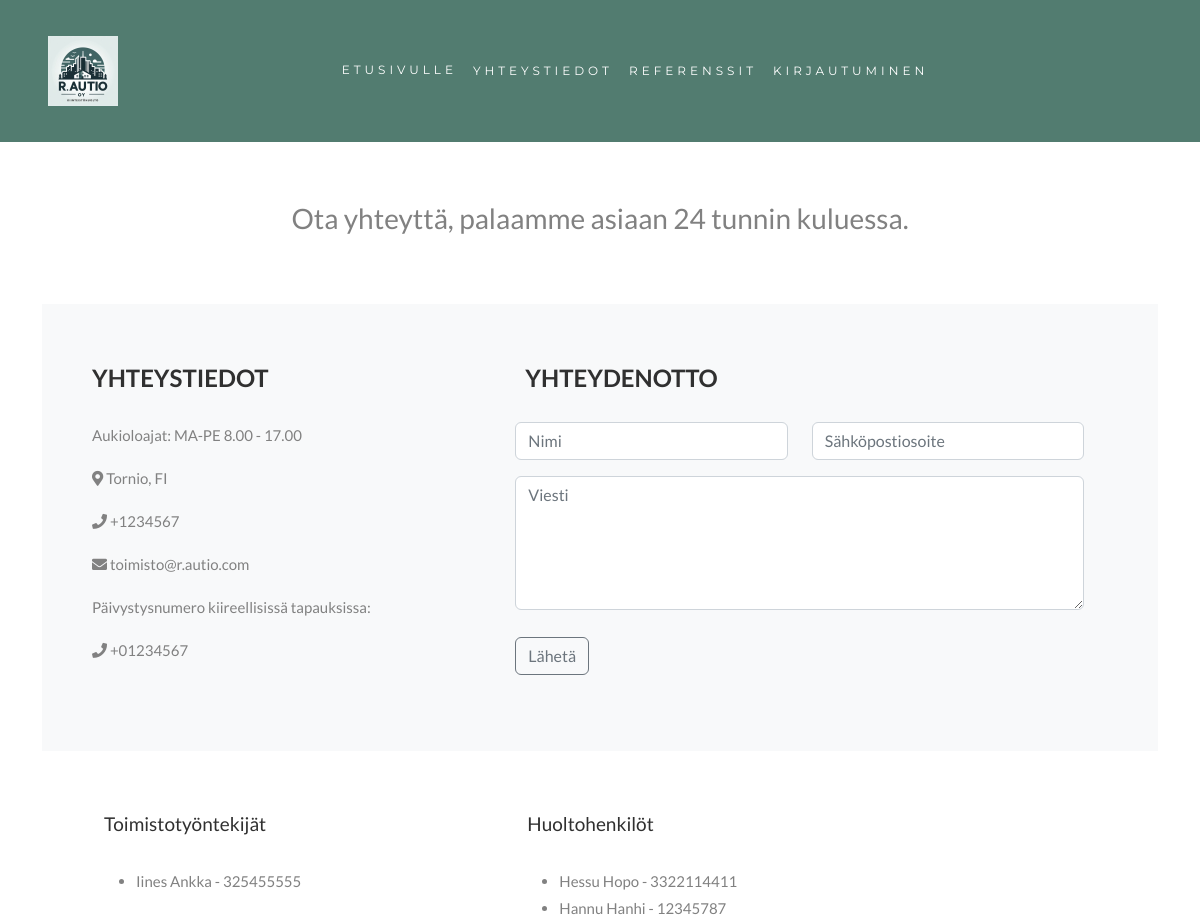
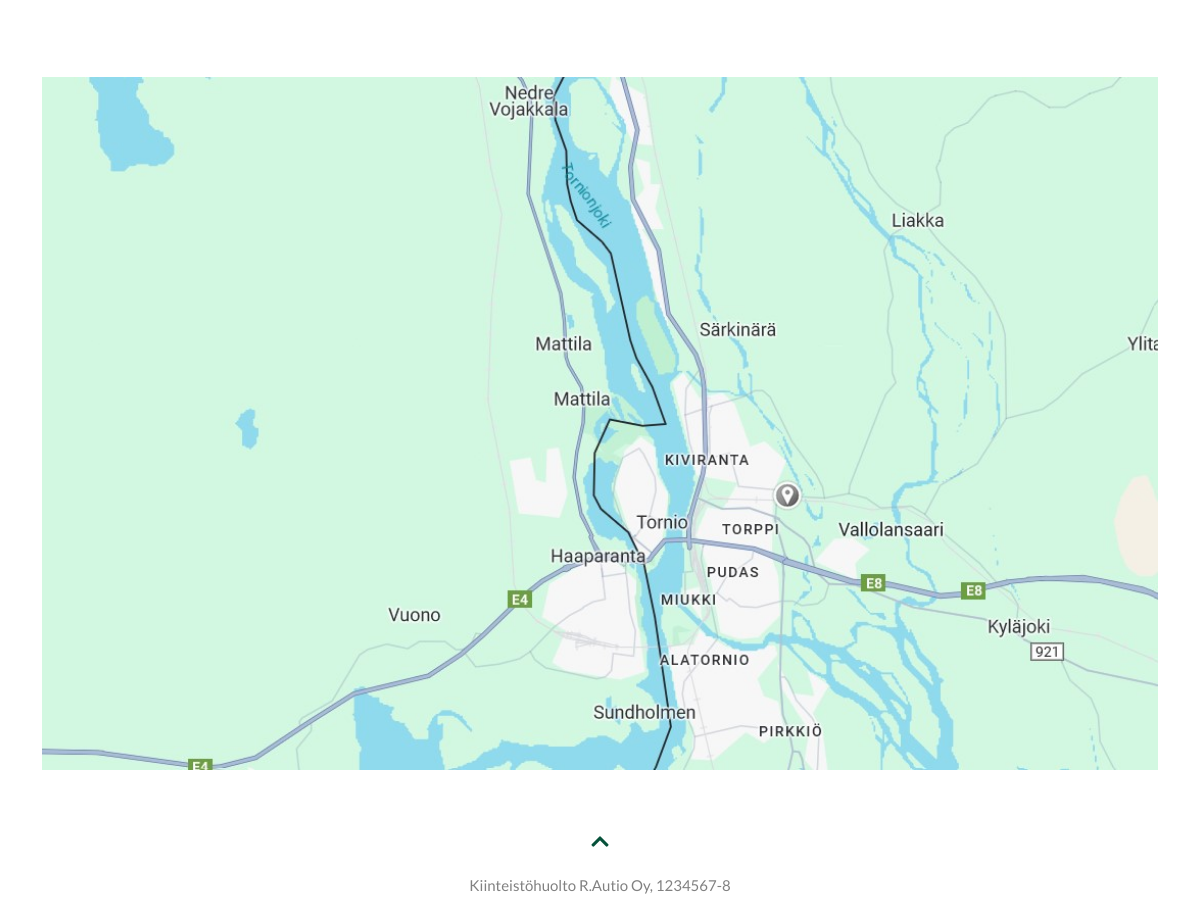
The app's page /yhteystiedot.php with its own data (2 pictures, top to bottom).
### tables this page shows
CREATE TABLE `kayttajat` (
  `kayttajaID` int(11) NOT NULL,
  `etunimi` varchar(50) NOT NULL,
  `sukunimi` varchar(50) NOT NULL,
  `katuosoite` varchar(50) NOT NULL,
  `postinumero` varchar(50) NOT NULL,
  `paikkakunta` varchar(50) NOT NULL,
  `puhelin` varchar(50) NOT NULL,
  `sposti` varchar(50) NOT NULL,
  `rooli` enum('asukas','isannoitsija','tyontekija','toimisto') NOT NULL,
  `salasana` varchar(200) NOT NULL,
  `aktiivinen` tinyint(4) NOT NULL DEFAULT 1 COMMENT 'aktiivinen'
);

### yhteystiedot.php (the view)
<?php require "config.php";?>
<?php require "includes/header.php"; ?>
<div class="container marketing">
<div id="contact" class="container-fluid text-center">
    <h3>Ota yhteyttä, palaamme asiaan 24 tunnin kuluessa.</h3>
</div>
</div>
<div class="container marketing">
<div id="contact" class="container-fluid bg-light">
    <div class="row">
    <div class="col-md-5">
        <h2>Yhteystiedot</h2>
    </div>
    <div class="col-md-7">
        <h2>Yhteydenotto</h2>
    </div>
    <div class="row">
        <div class="col-md-5">
            <p>Aukioloajat: MA-PE 8.00 - 17.00</p>
            <p><span class="fas fa-map-marker-alt"></span> Tornio, FI</p>
            <p><span class="fas fa-phone"></span> +1234567</p>
            <p><span class="fas fa-envelope"></span> toimisto@r.autio.com</p>
            <p>Päivystysnumero kiireellisissä tapauksissa: </p>
            <p><span class="fas fa-phone"></span> +01234567</p>
        </div>
        <div class="col-md-7">
            <form action="yhteydenotto.php" method="post">
                <div class="row">
                    <div class="col form-group">
                        <input class="form-control" id="name" name="name" placeholder="Nimi" type="text" required>
                    </div>
                    <div class="col form-group">
                        <input class="form-control" id="email" name="email" placeholder="Sähköpostiosoite" type="email" required>
                    </div>
                </div>
                <textarea class="form-control" id="comments" name="comments" placeholder="Viesti" rows="5"></textarea><br>
                <div class="row">
                    <div class="col form-group">
                        <button class="btn btn-outline-secondary pull-right" type="submit">Lähetä</button>
                    </div>
                </div>
            </form>
        </div>
    </div>
</div>
</div>
<div class="container marketing">
    <div id="contact" class="container-fluid">
        <div class="row">
            <div class="col-md-5">
                <h4>Toimistotyöntekijät</h4>
                <ul>
                <?php
                    $query = "SELECT etunimi, sukunimi, puhelin FROM kayttajat WHERE rooli = 'toimisto'";
                    $stmt = $yhteys->query($query);
                    while ($row = $stmt->fetch(PDO::FETCH_ASSOC)) {
                        echo "<li>" . $row['etunimi'] . " " . $row['sukunimi'] . " - " . $row['puhelin'] . "</li>";
                    }
                ?>
                </ul>
            </div>
            <div class="col-md-7">
                <h4>Huoltohenkilöt</h4>
                <ul>
                <?php
                    $query = "SELECT etunimi, sukunimi, puhelin FROM kayttajat WHERE rooli = 'tyontekija'";
                    $stmt = $yhteys->query($query);
                    while ($row = $stmt->fetch(PDO::FETCH_ASSOC)) {
                        echo "<li>" . $row['etunimi'] . " " . $row['sukunimi'] . " - " . $row['puhelin'] . "</li>";
                    }
                ?>
                </ul>
            </div>
        </div>
    </div>
</div>
<img src="img/kartta.png" class="w3-image w3-greyscale-min" style="width:100%">
<?php require "includes/footer.php"; ?>

### includes/style.css (style rules this page uses)
body { font: 400 15px Lato, sans-serif; line-height: 1.8; color: #818181; }
h2 { font-size: 24px; text-transform: uppercase; color: #303030; font-weight: 600; margin-bottom: 30px; }
h4 { font-size: 19px; line-height: 1.375em; color: #303030; font-weight: 400; margin-bottom: 30px; }
.container-fluid { padding: 60px 50px; }
.form-group { margin-bottom: 1rem !important; }

### records on screen
kayttajat: etunimi "Iines", sukunimi "Ankka", puhelin "325455555"
kayttajat: etunimi "Hessu", sukunimi "Hopo", puhelin "3322114411"
kayttajat: etunimi "Hannu", sukunimi "Hanhi", puhelin "12345787"
